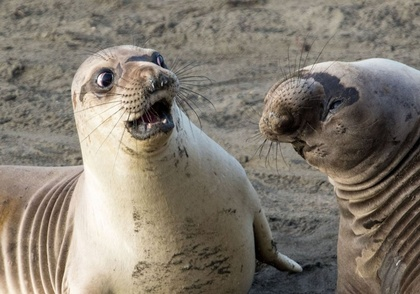
%> input picture animal.jpg, 420 x 294 px, shrunk from 792 x 555 before the run
$ octave hw3.m   (GNU Octave 9; MATLAB toolbox functions it lacks are replaced by stand-ins)
%> lines starting %> are read from the running program, lines starting %| are printed output that depends on the picture
### Floydsteinberg.m
function y=Floydsteinberg(x,k,ed)
    height=size(x,1);
    width=size(x,2);
    y=uint8(zeros(height,width));
    z=zeros(height+4,width+4);
    z(3:height+2,3:width+2)=x;
    for i=3:height+2
        for j=3:width+2
            quant=floor(255/(k-1))*floor(z(i,j)*k/256);
            y(i-2,j-2)=quant;
            e=z(i,j)-quant;
            z(i:i+2,j-2:j+2)=z(i:i+2,j-2:j+2)+e*ed;
        end
    end
end

### hw3.m
im=imread("animal.jpg");
%> im is the input picture: size 294x420x3 uint8; mean R, G, B 130.3, 122.4, 111.1
g=rgb2gray(im);
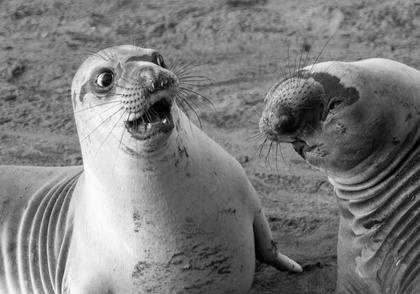
%> g: size 294x420 uint8; min 0, max 254, mean 123.5
ed=[0 0 0 7 0;0 3 5 1 0;0 0 0 0 0]/16;
f=Floydsteinberg(g,4,ed);
%> in Floydsteinberg, `z(3:height+2,3:width+2)=x;`:
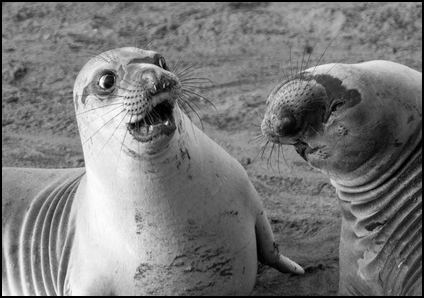
%> z: size 298x424 double; min 0, max 254, mean 120.7
%> after the loop in Floydsteinberg, `for i=3:height+2`:
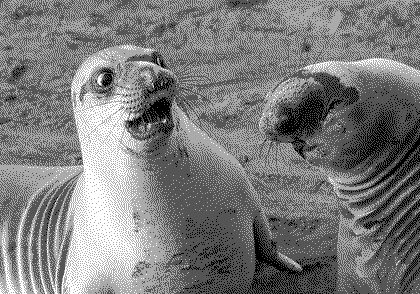
%> y: size 294x420 uint8; min 0, max 255, mean 123.4
%> after the loop in Floydsteinberg, `for i=3:height+2`:
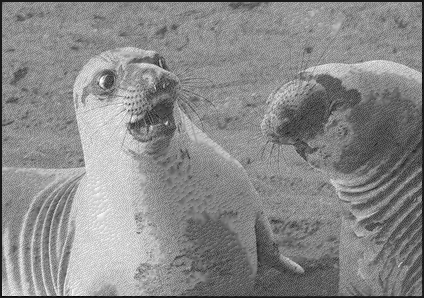
%> z: size 298x424 double; min -29.84, max 252.1, mean 122.2; drawn with min black and max white
imshowpair(g,f,"montage")
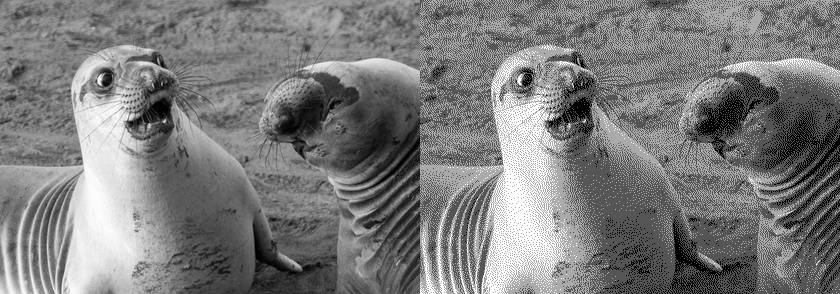
%> displayed picture: size 294x840, on the screen's scale of 0 to 255; min 0, max 255, mean 123.7
figure,imshowpair(g,histeq(g),"montage")
%> after `imshowpair(g,histeq(g),"montage")`:
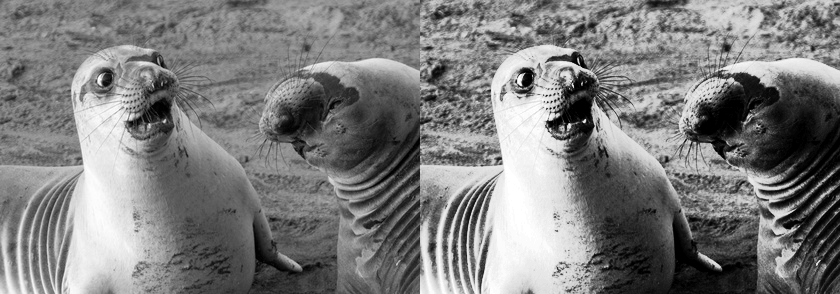
%> displayed picture: size 294x840, on the screen's scale of 0 to 255; min 0, max 255, mean 125.1
figure
subplot(2,1,1),histogram(g,128)
subplot(2,1,2),histogram(histeq(g))
%> after `histogram(histeq(g))`:
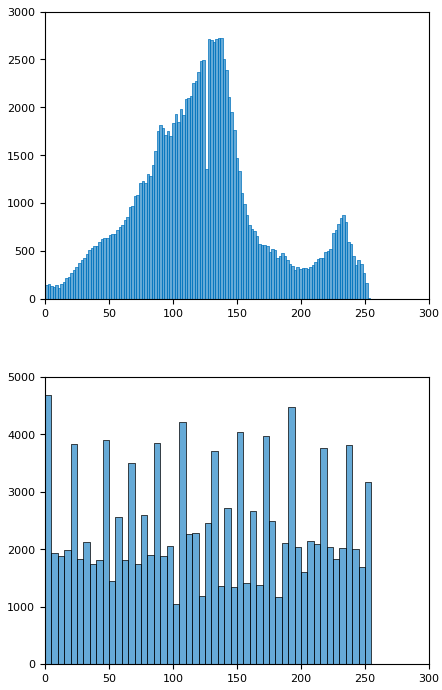
%> figure redrawn from the program's plot data, 2 panels; panel 1: tallest bar 2728 high, from x = 134.9 to 136.9; panel 2: tallest bar 4685 high, from x = 0 to 5
